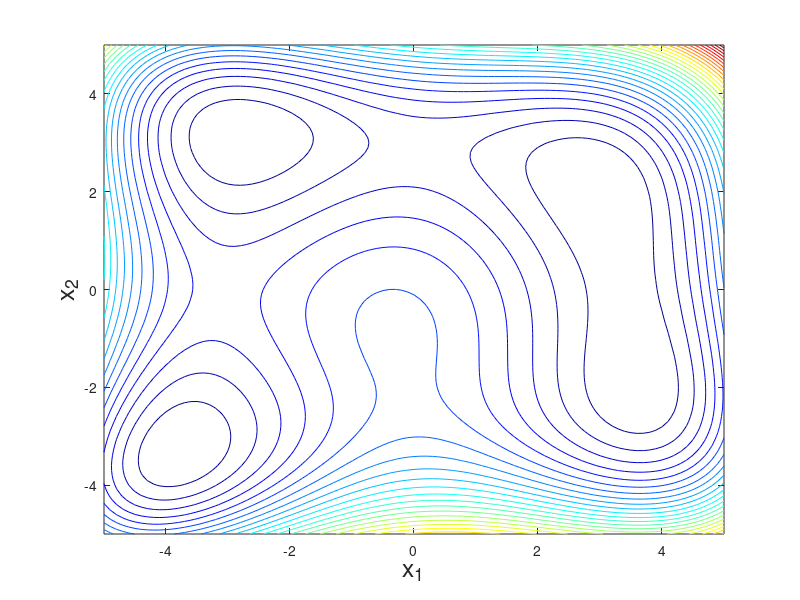
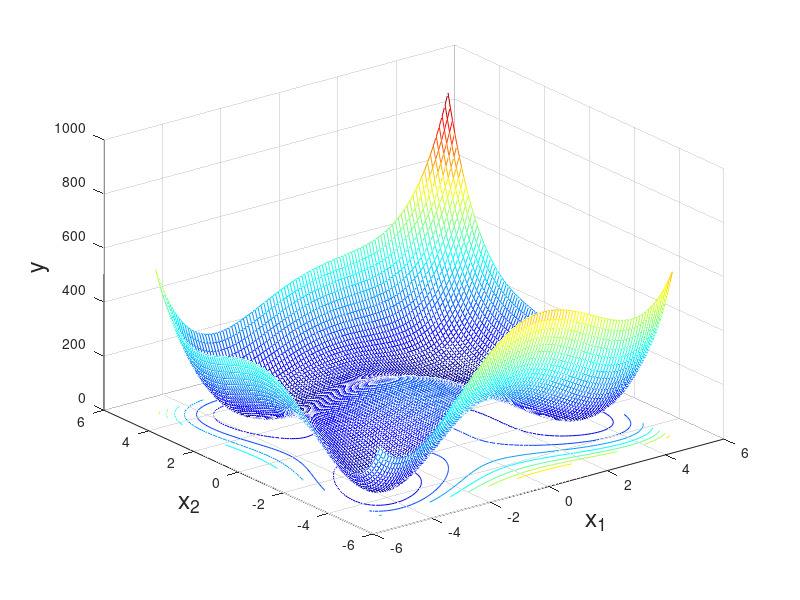

Write MATLAB code to recreate these figures, in order.
x = -5:0.1:5;
y = -5:0.1:5;
[x1,x2] = meshgrid(x,y);
y = (x1.^2+x2-11).^2+(x1+x2.^2-7).^2;
figure;
contour(x1,x2,y,30);
xlabel('x_1','FontSize',18);
ylabel('x_2','FontSize',18);
colormap(jet)
figure;
meshc(x1,x2,y);
xlabel('x_1','FontSize',18);
ylabel('x_2','FontSize',18);
zlabel('y','FontSize',17)
colormap(jet)
 